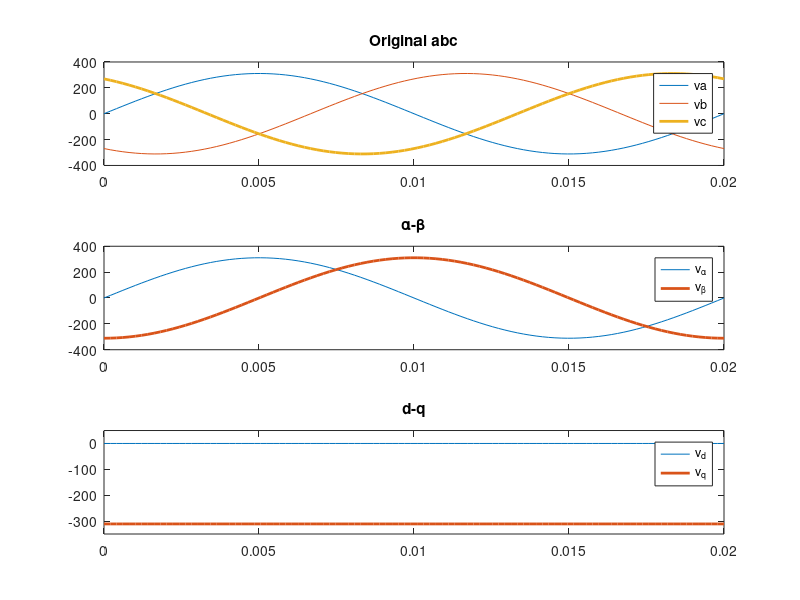

MATLAB code to generate this figure:
t = linspace(0, 0.02, 100);
va = 220*1.414*sin(2*pi*50*t);
vb = 220*1.414*sin(2*pi*50*t-2*pi/3);
vc = 220*1.414*sin(2*pi*50*t-4*pi/3);
v_alpha = 2/3*(1*va - 0.5*vb - 0.5*vc);
v_beta = 2/3*(sqrt(3)/2*vb - sqrt(3)/2*vc);
v_zero = 2/3*(0.5*va + 0.5*vb + 0.5*vc);
gamma = 2*pi*50*t;
v_d = cos(gamma).*v_alpha + sin(gamma).*v_beta;
v_q = -sin(gamma).*v_alpha + cos(gamma).*v_beta;
subplot(3,1,1);
plot(t, va, t, vb, t, vc, 'LineWidth', 2);
legend('va', 'vb', 'vc');
title('Original abc');
subplot(3,1,2);
plot(t, v_alpha, t, v_beta, 'LineWidth', 2);
legend('v_\alpha', 'v_\beta');
title('\alpha-\beta');
subplot(3,1,3);
plot(t, v_d, t, v_q, 'LineWidth', 2);
ylim([-350 50])
legend('v_d', 'v_q');
title('d-q');